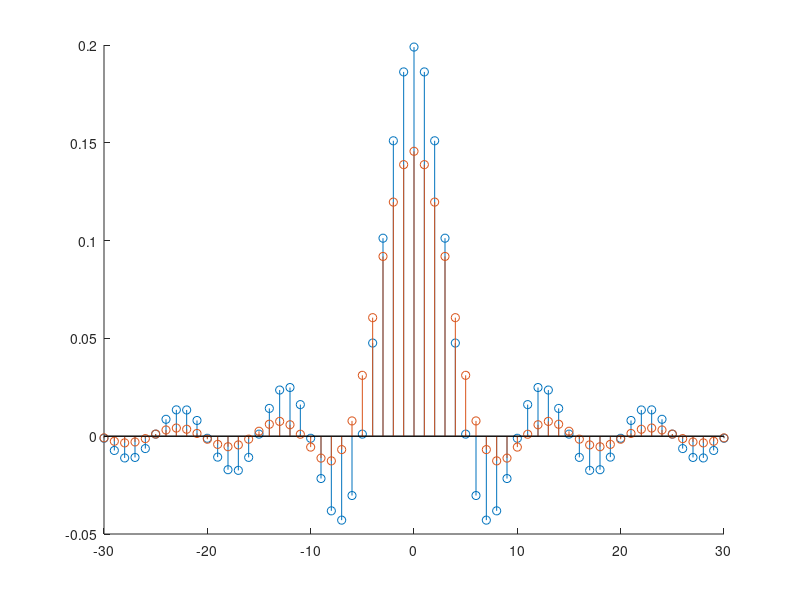

This figure's MATLAB source: (Note: this script raises an error after producing the figure.)
clc;clear;close all

% N=[20,60];
% fc=0.1;
% wc=fc*2*pi;
% w=-pi:0.01:pi;
% f=w/2/pi;
% H=zeros(1,length(w));
% ind=w>-wc&w<wc;
% H(ind)=1;
% for ii=1:2
%     n=-N(ii):N(ii);
%     h=zeros(1,length(n));
%     for jj=1:length(n)
%         h(jj)=sum(H.*exp(1j*w*n(jj)))/2/pi*0.01;
%     end
%     
%     figure
%     stem(n,real(h))
%     
%     H1=myCTFT(real(h),n,f);
%     figure
%     plot(f,abs(H1))
%     figure
%     plot(f,angle(H1))
%     
%     figure
%     semilogx(f,20*log10(abs(H1)))
%     figure
%     semilogx(f,angle(H1))
% end

N=30;
fc=0.1;
wc=fc*2*pi;
w=-pi:0.01:pi;
f=w/2/pi;
H=zeros(1,length(w));
ind=find(w>-wc&w<wc);
H(ind)=1;

K=zeros(1,length(w));
K(ind)=kaiser(length(ind),2.5)';

    n=-N:N;
    h=zeros(1,length(n));
    k=zeros(1,length(n));
    for jj=1:length(n)
        h(jj)=sum(H.*exp(1j*w*n(jj)))/2/pi*0.01;
        k(jj)=sum(K.*exp(1j*w*n(jj)))/2/pi*0.01;
    end
    
    figure
    hold on
    stem(n,real(h))
    stem(n,real(k))
    
    H1=myCTFT(real(h),n,f);
    K1=myCTFT(real(k),n,f);
    
    figure
    hold on
    plot(f,abs(H1))
    plot(f,abs(K1))
    
    figure
    hold on
    plot(f,angle(H1))
    plot(f,angle(K1))
    
    figure
    hold on
    semilogx(f,20*log10(abs(H1)))
    semilogx(f,20*log10(abs(K1)))
    
    figure
    hold on
    semilogx(f,angle(H1))
    semilogx(f,angle(K1))



    d=-real(h);
    d(n==0)=1+d(n==0);
    figure
    stem(n,d)
    
    D=myCTFT(d,n,f);
    figure
    plot(f,abs(D))